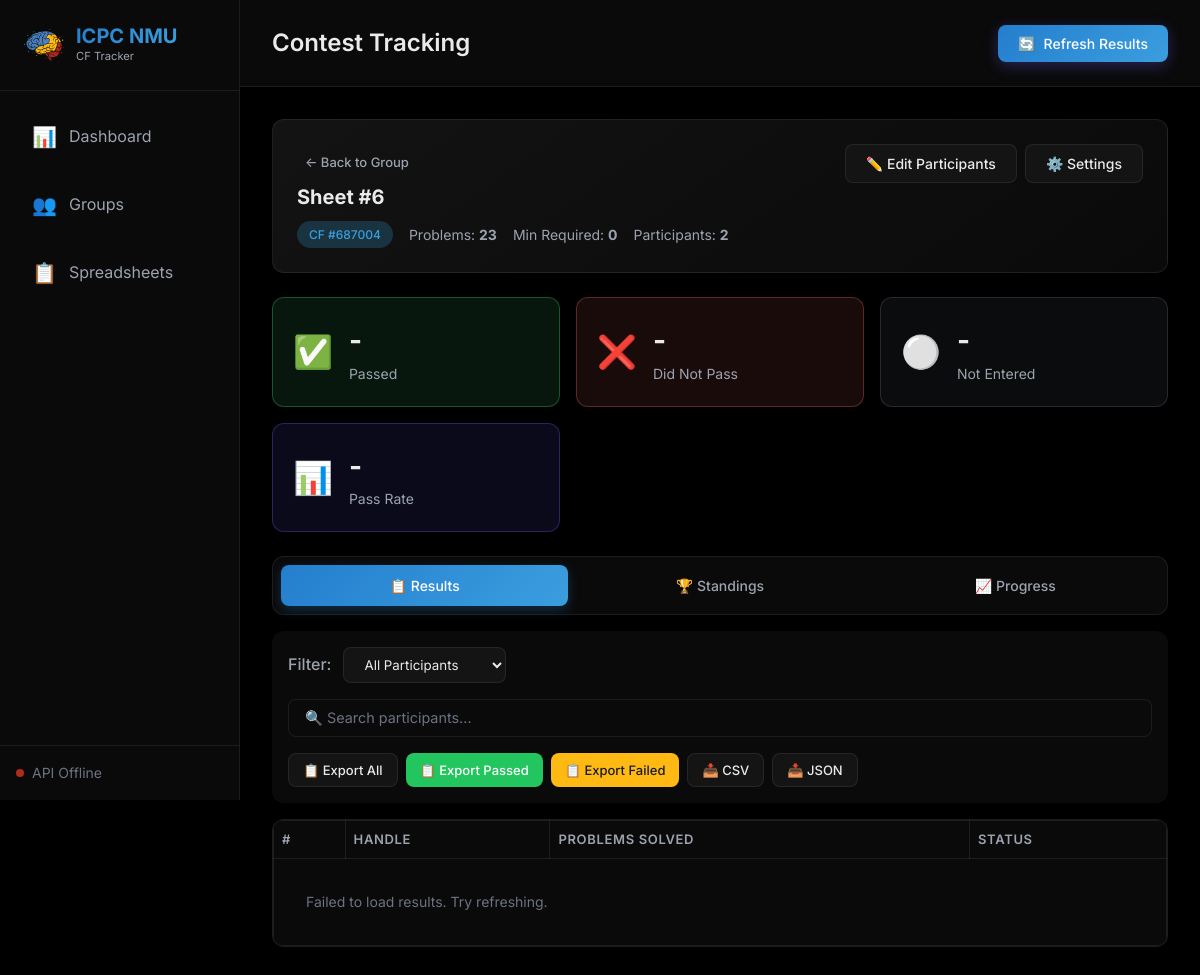
The app's page /contest/13 with its own data.
### models/database.py (models this page shows, shortened)
class Contest(db.Model):
    __tablename__ = 'contests'
    id = db.Column(db.Integer, primary_key=True)
    group_id = db.Column(db.Integer, db.ForeignKey('groups.id'), nullable=False)
    cf_contest_id = db.Column(db.Integer, nullable=False)  # Codeforces contest ID
    name = db.Column(db.String(200), nullable=False)
    min_solved = db.Column(db.Integer, default=1)  # Minimum problems to pass (or percentage if is_percent)
    min_solved_is_percent = db.Column(db.Boolean, default=False)  # If True, min_solved is a percentage
    participants = db.Column(db.Text, default='')  # Comma-separated handles
    lock_participants = db.Column(db.Boolean, default=False)  # If True, don't auto-update from spreadsheet
    added_at = db.Column(db.DateTime, default=utc_now)
    total_problems = db.Column(db.Integer, default=0)  # Total problems in contest (for percentage calc)
    start_date = db.Column(db.DateTime, nullable=True)  # When the contest started on Codeforces
    last_refreshed = db.Column(db.DateTime, nullable=True)  # Last time results were fetched
    contest_type = db.Column(db.String(20), default='contest')  # 'contest', 'sheet', or 'offline_contest'
    results = db.relationship('CachedResult', backref='contest', lazy=True, cascade='all, delete-orphan')
    fetch_history = db.relationship('FetchHistory', backref='contest', lazy=True, cascade='all, delete-orphan')
    def get_participants_list(self):
        if not self.participants:
            return []
        return [h.strip() for h in self.participants.split(',') if h.strip()]
    def get_required_solved(self):
        if self.min_solved_is_percent and self.total_problems > 0:
            return max(1, int(self.total_problems * self.min_solved / 100))
        return self.min_solved

### app.py (the view)
@app.route('/contest/<int:contest_id>')
def contest_page(contest_id):
    contest = Contest.query.get_or_404(contest_id)
    return render_template('contest.html', contest=contest)

### templates/contest.html (shortened to what this page needs)
{% extends 'base.html' %}
{% block header %}Contest Tracking{% endblock %}
{% block header_actions %}
<button class="btn btn-primary" onclick="refreshResults()">
    <span>🔄</span> Refresh Results
</button>
{% endblock %}
{% block content %}
<div class="contest-page">
    <div class="contest-info-card">
        <div class="contest-info-header">
            <div>
                <a href="/groups?group={{ contest.group_id }}" class="btn btn-back btn-sm">← Back to Group</a>
                <h2 id="contestName">{{ contest.name }}</h2>
                <p class="contest-meta">
                    <span class="badge badge-info">CF #{{ contest.cf_contest_id }}</span>
                    <span class="meta-item">Problems: <strong id="totalProblems">{{ contest.total_problems
                            }}</strong></span>
                    <span class="meta-item">Min Required: <strong id="minSolved">{{ contest.get_required_solved()
                            }}</strong></span>
                    <span class="meta-item">Participants: <strong id="participantCount">{{
                            contest.get_participants_list()|length }}</strong></span>
                </p>
            </div>
            <div class="contest-actions">
                <button class="btn btn-secondary" onclick="openEditParticipantsModal()">✏️ Edit Participants</button>
                <button class="btn btn-secondary" onclick="openEditSettingsModal()">⚙️ Settings</button>
            </div>
        </div>
    </div>
    <div class="results-summary" id="resultsSummary">
        <div class="summary-card passed">
            <div class="summary-icon">✅</div>
            <div class="summary-content">
                <div class="summary-value" id="passedCount">-</div>
                <div class="summary-label">Passed</div>
            </div>
        </div>
        <div class="summary-card failed">
            <div class="summary-icon">❌</div>
            <div class="summary-content">
                <div class="summary-value" id="failedCount">-</div>
                <div class="summary-label">Did Not Pass</div>
            </div>
        </div>
        <div class="summary-card not-participated">
            <div class="summary-icon">⚪</div>
            <div class="summary-content">
                <div class="summary-value" id="notParticipatedCount">-</div>
                <div class="summary-label">Not Entered</div>
            </div>
        </div>
        <div class="summary-card total"
            title="Pass Rate = (Participants who passed / Total participants who entered the contest) × 100%">
            <div class="summary-icon">📊</div>
            <div class="summary-content">
                <div class="summary-value" id="passRate">-</div>
                <div class="summary-label">Pass Rate</div>
            </div>
        </div>
    </div>
    <div class="view-tabs">
        <button class="tab-btn active" onclick="switchView('results')" id="tabResults">📋 Results</button>
        <button class="tab-btn" onclick="switchView('standings')" id="tabStandings">🏆 Standings</button>
        <button class="tab-btn" onclick="switchView('progress')" id="tabProgress">📈 Progress</button>
    </div>
    <div class="view-container" id="viewResults">
        <div class="results-toolbar">
            <div class="filter-group">
                <label>Filter:</label>
                <select id="resultFilter" onchange="applyFilter()">
                    <option value="all">All Participants</option>
                </select>
            </div>
            <div class="search-bar-container">
                <input type="search" id="resultSearchInput" class="search-input" placeholder="🔍 Search participants..." oninput="applyFilter()">
            </div>
            <div class="export-group">
                <button class="btn btn-secondary btn-sm" onclick="exportResults('all')">📋 Export All</button>
                <button class="btn btn-success btn-sm" onclick="exportResults('passed')">📋 Export Passed</button>
                <button class="btn btn-warning btn-sm" onclick="exportResults('failed')">📋 Export Failed</button>
                <button class="btn btn-secondary btn-sm" onclick="exportContestFile('csv')">📥 CSV</button>
                <button class="btn btn-secondary btn-sm" onclick="exportContestFile('json')">📥 JSON</button>
            </div>
        </div>
        <div class="results-table-container">
            <table class="data-table" id="resultsTable">
                <thead>
                    <tr>
                        <th>#</th>
                        <th>Handle</th>
                        <th>Problems Solved</th>
                        <th>Status</th>
                    </tr>
                </thead>
                <tbody id="resultsTableBody">
                </tbody>
            </table>
        </div>
    </div>
</div>
{% endblock %}

### records on screen
Contest: name "Sheet #6", cf_contest_id "687004", total_problems "23", get_required_solved "0"

### other values on screen
{{ contest.get_participants_list()|length }} "2"
